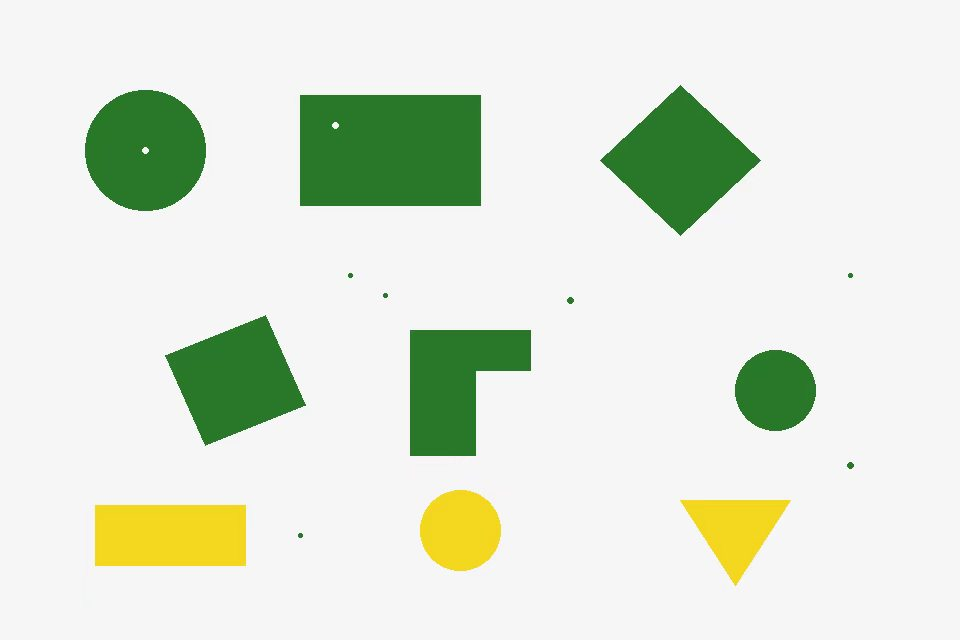
//> input picture task4/opencv预处理，阈值与轮廓任务/lena.jpg, 960 x 640 px
$ ./main   (built with g++ and OpenCV 4)
//> lines starting //> are read from the running program, lines starting //| are printed output that depends on the picture; after the words box and inside, x2 and y2 are one past the last pixel; in counts of white or black regions, pixels touching at a corner belong together
#include<opencv2/opencv.hpp>
#include<iostream>
using namespace std;
using namespace cv;

int main() {
	Mat src = imread("../../../../CMakeProject2/lena.jpg");
//> src is the input picture: 640 rows x 960 cols, CV_8UC3; mean B, G, R 215.8, 230.6, 222.5
	if (src.empty())
		return -1;
	imwrite("../../../../output/src.png", src);
	imshow("src", src);
	waitKey();
	Mat gray, hsv,gray_,hsv_,gray_mask,hsv_mask;

	cvtColor(src, gray, COLOR_BGR2GRAY);
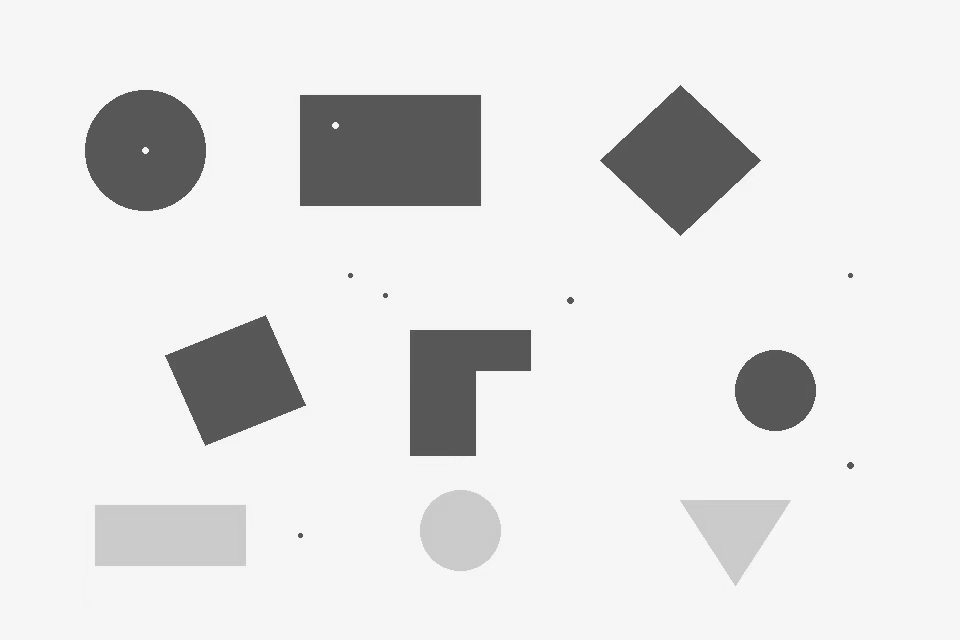
//> gray: 640 rows x 960 cols, CV_8UC1; min 63, max 255, mean 226.4
	GaussianBlur(gray, gray_, Size(5, 5), 0);
	imwrite("../../../../output/fixed_blur_gray.png",gray_ );
	threshold(gray_, gray_mask, 120,255, THRESH_BINARY_INV);
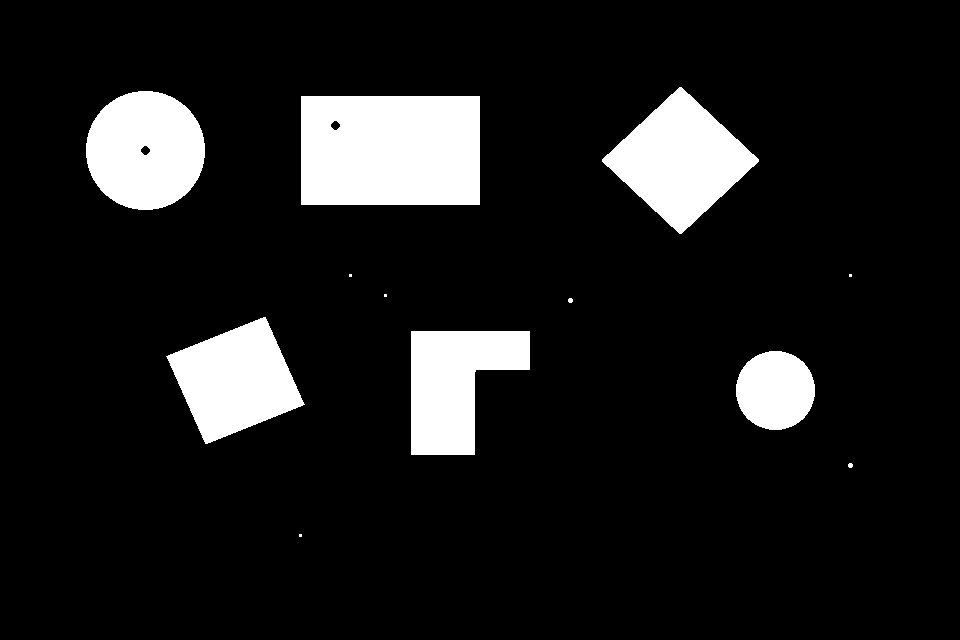
//> gray_mask: 640 rows x 960 cols, CV_8UC1; 11% white; 12 white regions (4 under 20 px), largest, box (x1, y1, x2, y2) and area: (301, 96, 480, 205) 19454, (602, 87, 759, 234) 11827, (86, 91, 205, 210) 11100
	imwrite("../../../../output/fixed_mask_gray.png", gray_mask);
	imshow(" gray_mask", gray_mask);

	cvtColor(src, hsv, COLOR_BGR2HSV);
//> hsv: 640 rows x 960 cols, CV_8UC3; mean H, S, V 13.4, 26.5, 231.6
	medianBlur(hsv, hsv_, 5);
//> hsv_: 640 rows x 960 cols, CV_8UC3; mean H, S, V 12.9, 26.4, 231.7
	imwrite("../../../../output/fixed_blur_color.png", hsv_);
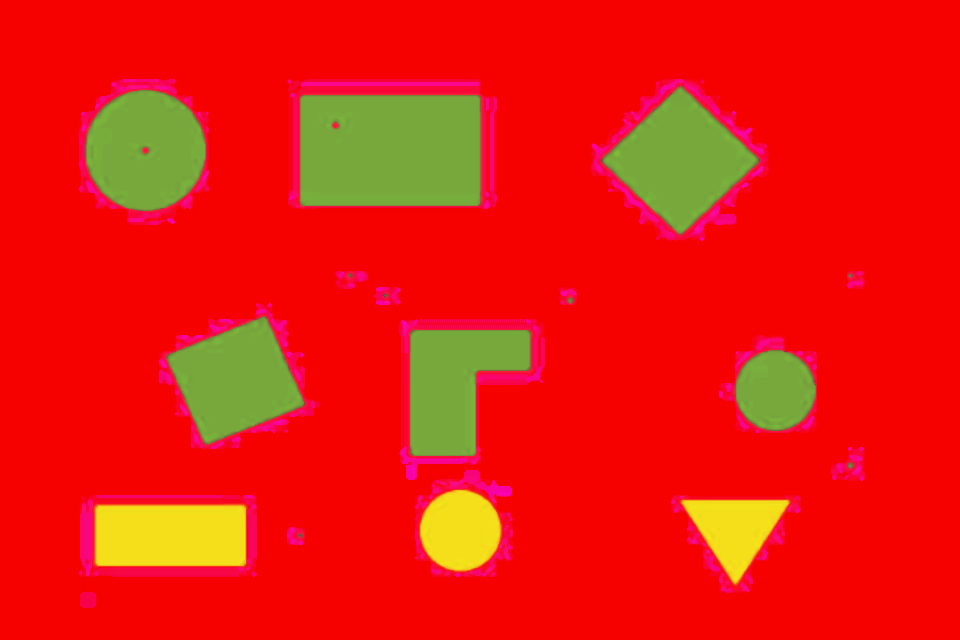
//> saved as fixed_blur_color.png: 640 rows x 960 cols, CV_8UC3; mean B, G, R 12.9, 26.4, 231.7
	inRange(hsv, Scalar(35, 80, 80), Scalar(85, 255, 255), hsv_mask);
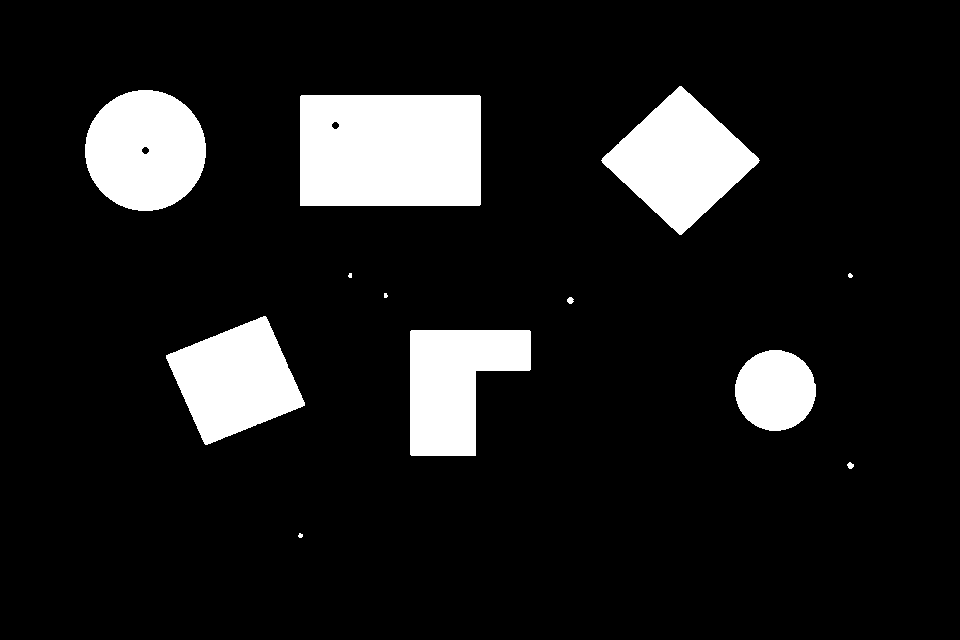
//> hsv_mask: 640 rows x 960 cols, CV_8UC1; 11.4% white; 12 white regions (4 under 20 px), largest, box (x1, y1, x2, y2) and area: (300, 95, 481, 206) 20051, (601, 86, 760, 235) 12139, (85, 90, 206, 211) 11459
	imwrite("../../../../output/fixed_mask_hsv.png", hsv_mask);
	imshow("hsv_mask", hsv_mask);
	waitKey();

	Mat dst1,dst2;
	Mat element3 = getStructuringElement(0, Size(3, 3));
	Mat element7 = getStructuringElement(0, Size(7, 7));
	erode (hsv_mask, dst1, element7);
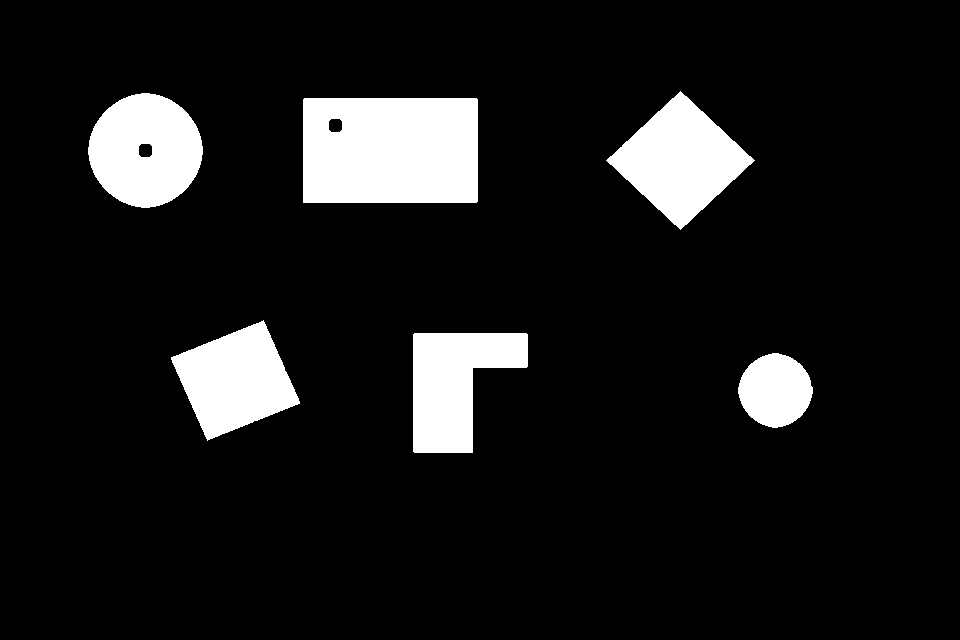
//> dst1: 640 rows x 960 cols, CV_8UC1; 9.9% white; 6 white regions, box (x1, y1, x2, y2) and area: (303, 98, 478, 203) 18215, (606, 91, 755, 230) 10347, (88, 93, 203, 208) 9923, (171, 320, 300, 441) 9133, (413, 333, 528, 453) 9121, (738, 353, 813, 428) 4204
	dilate(hsv_mask, dst2, element7);
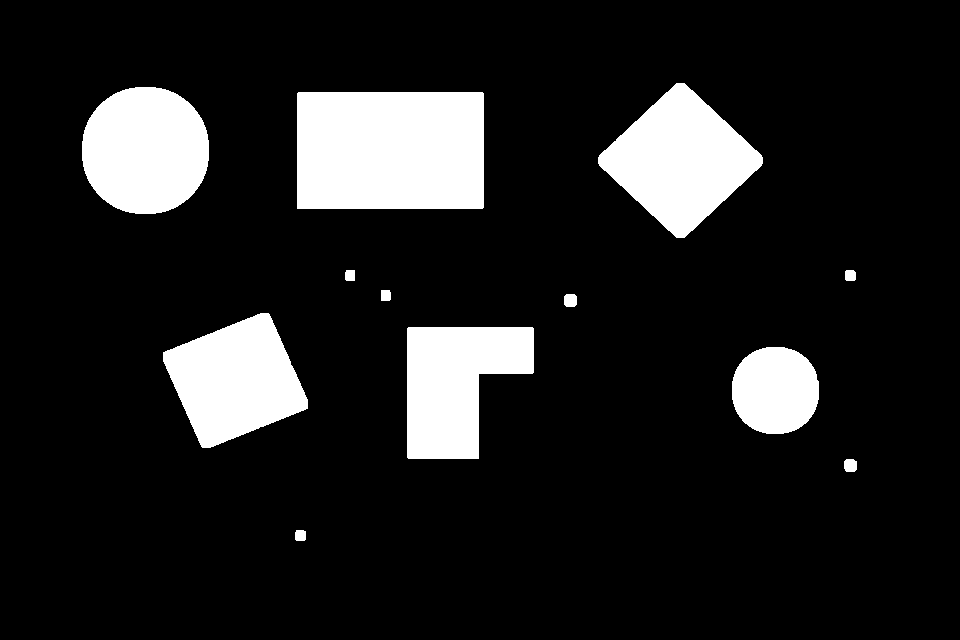
//> dst2: 640 rows x 960 cols, CV_8UC1; 13.1% white; 12 white regions, largest, box (x1, y1, x2, y2) and area: (297, 92, 484, 209) 21876, (598, 83, 763, 238) 14023, (82, 87, 209, 214) 12984
	imwrite("../../../../output/fixed_eroded.png",dst1 );
	imwrite("../../../../output/fixed_dilated.png",dst2 );
	imshow("erosion" , dst1);
	imshow("dilation", dst2);
	waitKey();

	Mat close_dst,open_dst;
	morphologyEx(hsv_mask, open_dst, MORPH_OPEN, element7);
//> open_dst: 640 rows x 960 cols, CV_8UC1; 11.4% white; 6 white regions, box (x1, y1, x2, y2) and area: (300, 95, 481, 206) 20051, (603, 88, 758, 233) 12111, (85, 90, 206, 211) 11459, (168, 317, 303, 444) 10669, (410, 330, 531, 456) 10567, (735, 350, 816, 431) 5140
	morphologyEx(hsv_mask, close_dst,MORPH_CLOSE, element7);
//> close_dst: 640 rows x 960 cols, CV_8UC1; 11.4% white; 12 white regions (4 under 20 px)
	imwrite("../../../../output/fixed_opened.png", open_dst);
	imwrite("../../../../output/fixed_closed.png", close_dst);
	imshow("open" ,open_dst );
	imshow("close",close_dst);
	waitKey();

	vector<vector<Point>>contours;
	findContours(open_dst, contours, RETR_EXTERNAL, CHAIN_APPROX_SIMPLE);
//> contours = 6 contours; box (x1, y1, x2, y2) and area: (300, 95, 481, 206) 19798, (603, 88, 758, 233) 11950, (85, 90, 206, 211) 11325, (168, 317, 303, 444) 10481, (410, 330, 531, 456) 10324, (735, 350, 816, 431) 5025
	Mat image = src.clone();
	int count = 0;
	for (size_t i = 0;i < contours.size();i++) {
		double area = contourArea(contours[i]);
		if (area < 100)
			continue;
		Rect rect = boundingRect(contours[i]);
		rectangle(image, rect, Scalar(0, 0, 255));
		RotatedRect rect1 = minAreaRect(contours[i]);
		Point2f pts[4];

		rect1.points(pts);
		for (int k = 0;k < 4;k++)
			line(image, pts[k], pts[(k + 1) % 4], Scalar(255, 0, 0));

		Moments m = moments(contours[i]);
		double cx = m.m10 / m.m00;
		double cy = m.m01 / m.m00;
		circle(image, Point(cvRound(cx), cvRound(cy)), 4, Scalar(0, 0, 0), -1);
		count++;
		cout << "\n第" << count << "个图形：\n" << "面积：" << area << "\n中心坐标：" << cx << "," << cy;
	}
//> this loop made 6 passes
//> (area, rect, rect1, pts, cx, cy) on pass 5: (11325, Rect(85, 90, 121, 121), centre (145, 150), size (120, 120), angle -90, 4 Points (x, y): [205, 210], [85, 210], [85, 90], [205, 90], 145, 150)
//> (area, rect, rect1, cx, cy) on passes 1, 2, 3, 4, 6: (5025, Rect(735, 350, 81, 81), centre (775, 390), size (80, 80), angle -90, 775, 390), (10323.5, Rect(410, 330, 121, 126), centre (470, 392.5), size (125, 120), angle -90, 455.3, 383.4), (10481, Rect(168, 317, 135, 127), centre (235, 380), size (111.4, 98.4), angle -21.8, 235, 380), (19798.5, Rect(300, 95, 181, 111), centre (390, 150), size (110, 180), angle -90, 390, 150), (11949.5, Rect(603, 88, 155, 145), centre (680, 160), size (113.1, 113.1), angle -45, 680, 160)
//| 第1个图形：
//| 面积：5025
//| 中心坐标：774.974,390.005
//| 第2个图形：
//> (the first 4 of 18 printed lines)
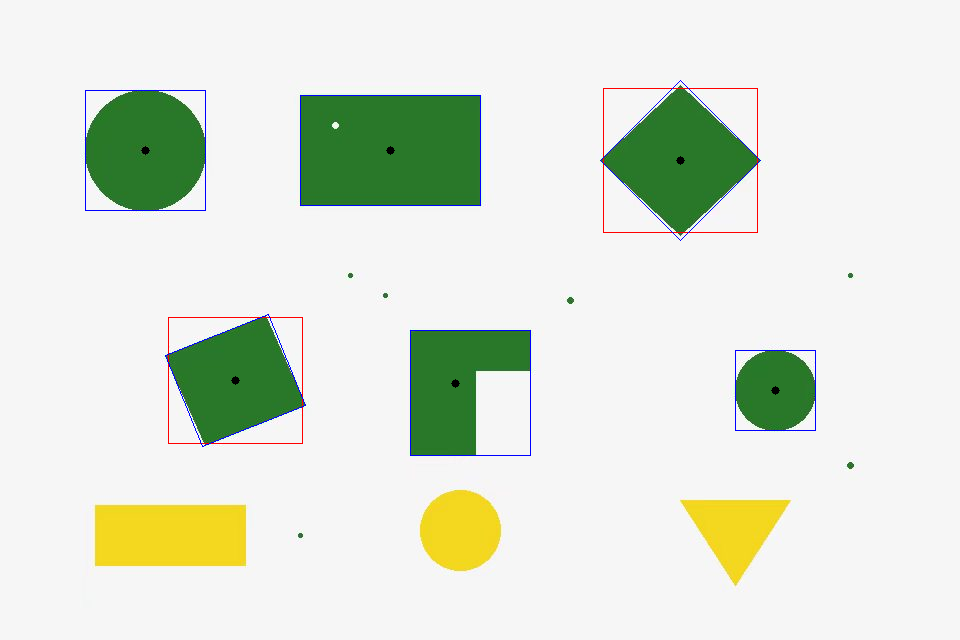
//> image: 640 rows x 960 cols, CV_8UC3; 0.65% of pixels changed, all inside (x1, y1, x2, y2) = (85, 80, 816, 456)
//> after the loop, count = 6
	imwrite("../../../../output/fixed_result.png", image);
	cout << "\n共" << count << "个图形\n";
//| 共6个图形
	imshow("1", image);
	waitKey();

}
